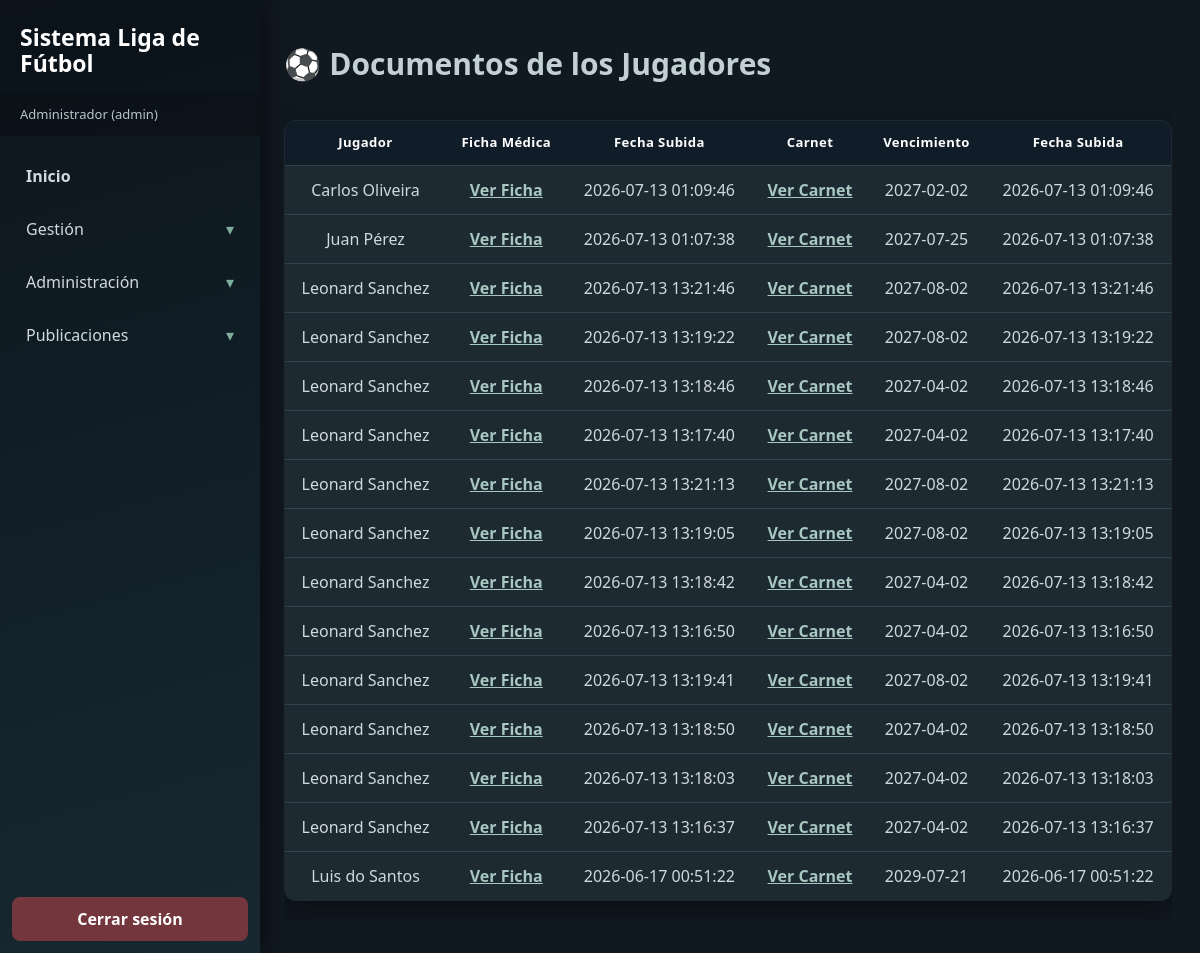
Page /ver_documentos.php (signed in) on the committed database.
### tables this page shows
CREATE TABLE `documentos` (
  `id` int(11) NOT NULL,
  `jugador_id` int(11) NOT NULL,
  `ficha_medica` varchar(255) DEFAULT NULL,
  `fecha_subida_ficha` datetime DEFAULT NULL,
  `carnet_salud` varchar(255) DEFAULT NULL,
  `vencimiento_carnet` date DEFAULT NULL,
  `fecha_subida_carnet` datetime DEFAULT NULL
);

CREATE TABLE `jugadores` (
  `id` int(11) NOT NULL,
  `nombre` varchar(100) DEFAULT NULL,
  `edad` int(11) DEFAULT NULL,
  `posicion` varchar(50) DEFAULT NULL,
  `club_id` int(11) DEFAULT NULL,
  `ci` varchar(20) DEFAULT NULL,
  `categoria` varchar(50) DEFAULT NULL,
  `altura` float NOT NULL,
  `masa` float NOT NULL,
  `fuerza_peso` float NOT NULL,
  `velocidad` float NOT NULL
);

### ver_documentos.php (the view, shortened to what this page needs)
<?php
require_once("conexion.php");
$where="";
$sql="
SELECT
documentos.*,
jugadores.nombre
FROM documentos
INNER JOIN jugadores
ON documentos.jugador_id=jugadores.id
$where
ORDER BY jugadores.nombre
";
$consulta=mysqli_query($conn,$sql);
?>
<!DOCTYPE html>
<html>
<head>
<link rel="stylesheet" href="estilo.css">
</head>
<body>
<?php include("menu.php"); ?>
<h2>Documentos de los Jugadores</h2>
<div class="contenedor">
<table>
<tr>
<th>Jugador</th>
<th>Ficha Médica</th>
<th>Fecha Subida</th>
<th>Carnet</th>
<th>Vencimiento</th>
<th>Fecha Subida</th>
</tr>
<?php while($fila=mysqli_fetch_assoc($consulta)){ ?>
<tr>
<td><?php echo $fila["nombre"]; ?></td>
<td>
<a href="<?php echo $fila["ficha_medica"]; ?>" target="_blank">
Ver Ficha
</a>
</td>
<td><?php echo $fila["fecha_subida_ficha"]; ?></td>
<td>
<a href="<?php echo $fila["carnet_salud"]; ?>" target="_blank">
Ver Carnet
</a>
</td>
<td><?php echo $fila["vencimiento_carnet"]; ?></td>
<td><?php echo $fila["fecha_subida_carnet"]; ?></td>
</tr>
<?php } ?>
</table>
</div>
</body>
</html>

### estilo.css (style rules this page uses)
:root { --azul: #3b6d64; --azul-oscuro: #101c27; --balon: #7fae9c; --tinta: #d0d9dc; --fondo: #101820; --superficie: #1d2a32; --borde: #45545d; --sombra: 0 10px 28px rgba(0, 0, 0, .4); }
* { box-sizing: border-box; }
body { -webkit-user-select: none; user-select: none; }
body { min-height: 100vh; margin: 0; padding: 28px 28px 32px 284px; color: var(--tinta); cursor: default; background: var(--fondo); font: 16px/1.5 "Segoe UI", Arial, sans-serif; }
a { color: #a7c7c0; cursor: pointer; font-weight: 650; }
h2 { margin: 18px 0; color: #c3d0d3; font-size: clamp(1.5rem, 2.5vw, 2rem); line-height: 1.2; }
h2::before { content: "⚽ "; color: var(--azul); }
.contenedor { width: 100%; overflow-x: auto; }
table { width: 100%; margin: 20px 0; border-collapse: collapse; overflow: hidden; border: 1px solid var(--borde); border-radius: 12px; background: var(--superficie); box-shadow: var(--sombra); }
th, td { padding: 12px; border-bottom: 1px solid #34434b; text-align: center; }
th { color: #fff; background: var(--azul-oscuro); font-size: .82rem; letter-spacing: .03em; }
td { border-color: #34434b; }
tr:last-child td { border-bottom: 0; }

### rows in the picture
documentos: jugador.nombre "Carlos Oliveira", fecha_subida_ficha "2026-07-13 01:09:46", vencimiento_carnet "2027-02-02", fecha_subida_carnet "2026-07-13 01:09:46"
documentos: jugador.nombre "Juan Pérez", fecha_subida_ficha "2026-07-13 01:07:38", vencimiento_carnet "2027-07-25", fecha_subida_carnet "2026-07-13 01:07:38"
documentos: jugador.nombre "Leonard Sanchez", fecha_subida_ficha "2026-07-13 13:21:46", vencimiento_carnet "2027-08-02", fecha_subida_carnet "2026-07-13 13:21:46"
documentos: jugador.nombre "Leonard Sanchez", fecha_subida_ficha "2026-07-13 13:19:22", vencimiento_carnet "2027-08-02", fecha_subida_carnet "2026-07-13 13:19:22"
documentos: jugador.nombre "Leonard Sanchez", fecha_subida_ficha "2026-07-13 13:18:46", vencimiento_carnet "2027-04-02", fecha_subida_carnet "2026-07-13 13:18:46"
documentos: jugador.nombre "Leonard Sanchez", fecha_subida_ficha "2026-07-13 13:17:40", vencimiento_carnet "2027-04-02", fecha_subida_carnet "2026-07-13 13:17:40"
documentos: jugador.nombre "Leonard Sanchez", fecha_subida_ficha "2026-07-13 13:21:13", vencimiento_carnet "2027-08-02", fecha_subida_carnet "2026-07-13 13:21:13"
documentos: jugador.nombre "Leonard Sanchez", fecha_subida_ficha "2026-07-13 13:19:05", vencimiento_carnet "2027-08-02", fecha_subida_carnet "2026-07-13 13:19:05"
documentos: jugador.nombre "Leonard Sanchez", fecha_subida_ficha "2026-07-13 13:18:42", vencimiento_carnet "2027-04-02", fecha_subida_carnet "2026-07-13 13:18:42"
documentos: jugador.nombre "Leonard Sanchez", fecha_subida_ficha "2026-07-13 13:16:50", vencimiento_carnet "2027-04-02", fecha_subida_carnet "2026-07-13 13:16:50"
documentos: jugador.nombre "Leonard Sanchez", fecha_subida_ficha "2026-07-13 13:19:41", vencimiento_carnet "2027-08-02", fecha_subida_carnet "2026-07-13 13:19:41"
documentos: jugador.nombre "Leonard Sanchez", fecha_subida_ficha "2026-07-13 13:18:50", vencimiento_carnet "2027-04-02", fecha_subida_carnet "2026-07-13 13:18:50"
documentos: jugador.nombre "Leonard Sanchez", fecha_subida_ficha "2026-07-13 13:18:03", vencimiento_carnet "2027-04-02", fecha_subida_carnet "2026-07-13 13:18:03"
documentos: jugador.nombre "Leonard Sanchez", fecha_subida_ficha "2026-07-13 13:16:37", vencimiento_carnet "2027-04-02", fecha_subida_carnet "2026-07-13 13:16:37"
documentos: jugador.nombre "Luis do Santos", fecha_subida_ficha "2026-06-17 00:51:22", vencimiento_carnet "2029-07-21", fecha_subida_carnet "2026-06-17 00:51:22"

### other values in the picture
$usuario "Administrador"
$rolVisible "admin"
